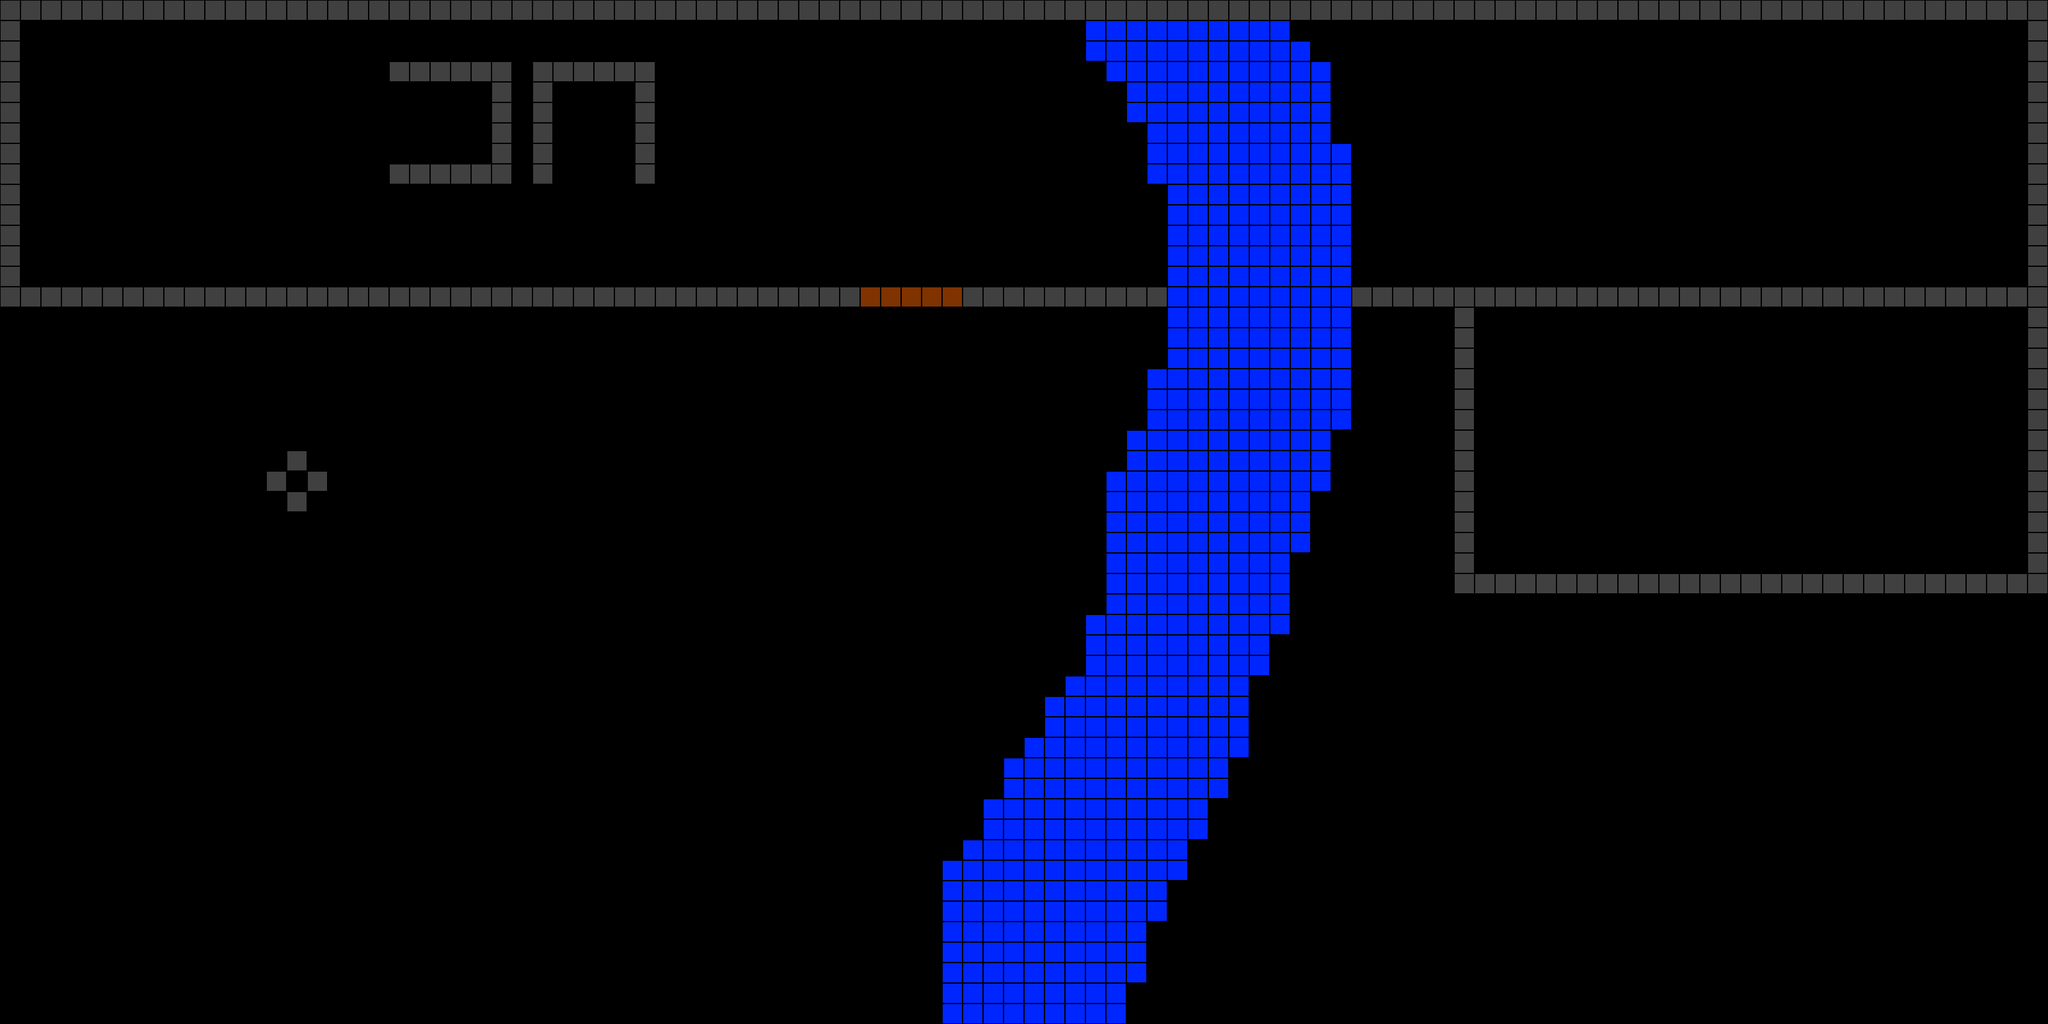

Rendered tile map (Tiled .tmx) drawn with the repository's tilesets; below, a short description and the map source with its tile grids summarised:
An orthogonal 100x50 tile map with 32x32 px tiles, 2 tile layers (Tile Layer 1, Breakable) and 16 objects.

<map version="1.0" orientation="orthogonal" renderorder="right-down" width="100" height="50" tilewidth="32" tileheight="32" nextobjectid="30">
 <tileset firstgid="1" name="spritesheet" tilewidth="32" tileheight="32" tilecount="100">
  <image source="../res/spritesheet.png" trans="ff00e1" width="320" height="320" />
  <tile id="6">
   <properties>
    <property name="Breakable" value="3" />
   </properties>
  </tile>
 </tileset>
 <layer name="Tile Layer 1" width="100" height="50">
  <data>[5000 cells, 788 non-empty, 2 distinct tile ids]</data>
 </layer>
 <layer name="Breakable" width="100" height="50">
  <data>[5000 cells, 5 non-empty, 1 distinct tile ids]</data>
 </layer>
 <objectgroup name="Collision">
  <object id="1" x="6.06061" y="3.0303" width="3200" height="32" />
  <object id="4" x="0" y="32" width="32" height="416" />
  <object id="5" x="0" y="448" width="1344" height="32" />
  <object id="6" x="1504" y="448" width="320" height="32" />
  <object id="10" x="3168" y="32" width="32" height="896" />
  <object id="11" x="2112" y="448" width="1056" height="32" />
  <object id="12" x="2304" y="896" width="864" height="32" />
  <object id="13" x="2272" y="480" width="32" height="448" />
  <object id="19" x="1696" y="32">
   <polyline points="0,0 0,64 32,64 32,96 64,96 64,160 96,160 96,256 128,256 128,544 96,544 96,640 64,640 64,704 32,704 32,928 0,928 0,1024 -32,1024 -32,1056 -64,1056 -64,1120 -96,1120 -96,1152 -128,1152 -128,1216 -160,1216 -160,1280 -192,1280 -192,1312 -224,1312 -224,1568 64,1568 64,1504 96,1504 96,1408 128,1408 128,1344 160,1344 160,1280 192,1280 192,1216 224,1216 224,1152 256,1152 256,1024 288,1024 288,960 320,960 320,832 352,832 352,736 384,736 384,640 416,640 416,192 384,192 384,64 352,64 352,32 320,32 320,0 0,0" />
  </object>
  <object id="21" x="608" y="96" width="192" height="32" />
  <object id="22" x="608" y="256" width="192" height="32" />
  <object id="23" x="768" y="128" width="32" height="128" />
  <object id="24" x="832" y="96" width="32" height="192" />
  <object id="25" x="992" y="96" width="32" height="192" />
  <object id="26" x="864" y="96" width="128" height="32" />
  <object id="29" x="448" y="704">
   <polyline points="0,0 32,0 32,32 64,32 64,64 32,64 32,96 0,96 0,64 -32,64 -32,32 0,32 0,0" />
  </object>
 </objectgroup>
</map>
